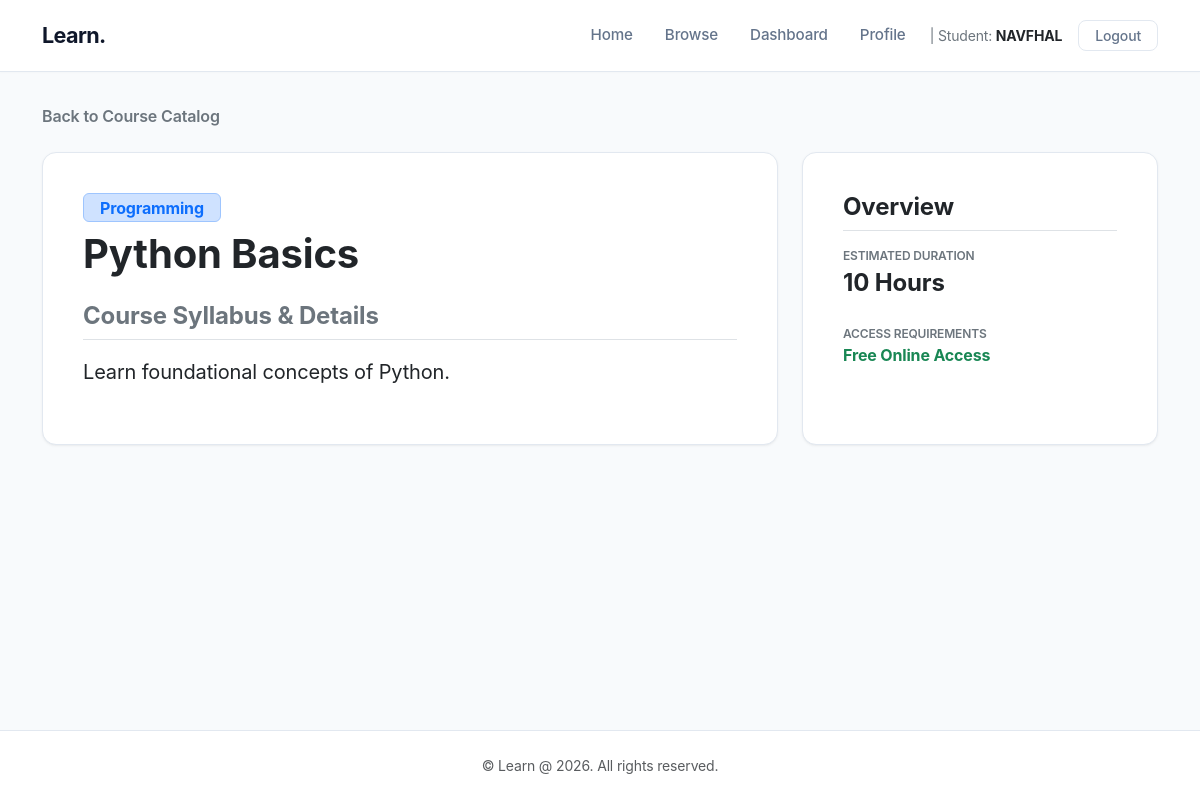
Page /course/1 (signed in) on the committed database.
### tables this page shows
CREATE TABLE COURSES (CourseID INTEGER PRIMARY KEY AUTOINCREMENT,
                                            COURSE_NAME TEXT NOT NULL,
                                            CATEGORY TEXT NOT NULL,
                                            DURATION TEXT NOT NULL,
                                            DESCRIPTION TEXT NOT NULL);

### app.py (the view)
@app.route('/course/<int:course_id>')#course detail page
def course_details(course_id):
    course = db.get_course_by_id(course_id)#getting the specific course by that course id
    if "user_id" in session:#checking the user loged in or not
        allready_enrolled = db.enroll_btn(session["user_id"]) #checking already enrolled or not
    else:
        allready_enrolled =[]
    return render_template('course_details.html', course=course,allready_enrolled=allready_enrolled)

### database.py (called while the page is built)
    def get_connection(self): #creating connection as method
        con = sqlite3.connect("courses.db")
        return con

    def enroll_btn(self,user_id): #cheching already enrolled or not
        con = self.get_connection()
        cursor = con.cursor()
        alreay_enrolred= cursor.execute("SELECT CourseID FROM ENROLEMENT WHERE UserID= ?",
                                        (user_id,)).fetchall() #list of tuple
        con.commit()
        con.close()
        return [ i[0] for i in alreay_enrolred] # returning as list

    def get_course_by_id(self, course_id): #select one course for course details
        con = self.get_connection()
        course = con.execute("SELECT * FROM COURSES WHERE CourseID = ?", (course_id,)).fetchone()
        con.close()
        return course # return particular course

### templates/course_details.html (shortened to what this page needs)
{% extends 'base.html' %}
{% block content %}
<div class="mb-4">
    <a href="{{ url_for('courses') }}" class="text-decoration-none fw-semibold text-secondary">Back to Course Catalog</a>
</div>
<div class="row g-4">
    <div class="col-12 col-lg-8">
        <div class="card shadow-sm border-0 bg-white p-4 h-100">
            <div class="card-body">
                <span class="badge bg-primary-subtle text-primary mb-2 fs-6 border border-primary-subtle px-3">{{ course[2] }}</span>
                <h1 class="fw-bold text-dark mb-4">{{ course[1] }}</h1>
                <h4 class="fw-bold text-secondary border-bottom pb-2">Course Syllabus & Details</h4>
                <p class="text-dark mt-3 fs-5" style="line-height: 1.6;">
                    {{ course[4] }}
                </p>
            </div>
        </div>
    </div>
    <div class="col-12 col-lg-4">
        <div class="card shadow-sm border-0 bg-white p-4 h-100">
            <div class="card-body">
                <h4 class="fw-bold mb-3 text-dark border-bottom pb-2">Overview</h4>
                <div class="mb-4">
                    <span class="text-secondary small d-block fw-semibold text-uppercase" style="font-size: 0.75rem;">Estimated Duration</span>
                    <span class="fs-4 fw-bold text-dark">{{ course[3] }}</span>
                </div>
                <div class="mb-4">
                    <span class="text-secondary small d-block fw-semibold text-uppercase" style="font-size: 0.75rem;">Access Requirements</span>
                    <span class="fs-6 fw-bold text-success">Free Online Access</span>
                </div>
                <div class="mt-4 pt-2">
                </div>
            </div>
        </div>
    </div>
</div>
{% endblock %}

### static/style.css (style rules this page uses)
:root { --bg-main: #F8FAFC; --card-bg: #FFFFFF; --text-main: #0F172A; --text-muted: #64748B; --primary-purple: #6366F1; --primary-hover: #4F46E5; --border-light: #E2E8F0; --success-green: #10B981; --success-bg: #F0FDF4; }
body { background-color: var(--bg-main) !important; color: var(--text-main) !important; font-family: -apple-system, BlinkMacSystemFont, "Segoe UI", Roboto, system-ui, sans-serif; letter-spacing: -0.01em; display: flex; flex-direction: column; min-height: 100vh; }
.card, .course-card { background: var(--card-bg) !important; border: 1px solid var(--border-light) !important; border-radius: 14px !important; box-shadow: 0 1px 3px 0 rgba(0, 0, 0, 0.05), 0 1px 2px -1px rgba(0, 0, 0, 0.05) !important; transition: all 0.25s cubic-bezier(0.4, 0, 0.2, 1) !important; }
h1, h2, h3, h4, h5, h6, label, p, .card-title { color: var(--text-main) !important; }

### rows in the picture
COURSES: CATEGORY "Programming", COURSE_NAME "Python Basics", DESCRIPTION "Learn foundational concepts of Python.", DURATION "10 Hours"

### other values in the picture
{{ session.get('user_name') if session.get('user_name') else 'Student' }} "NAVFHAL"
